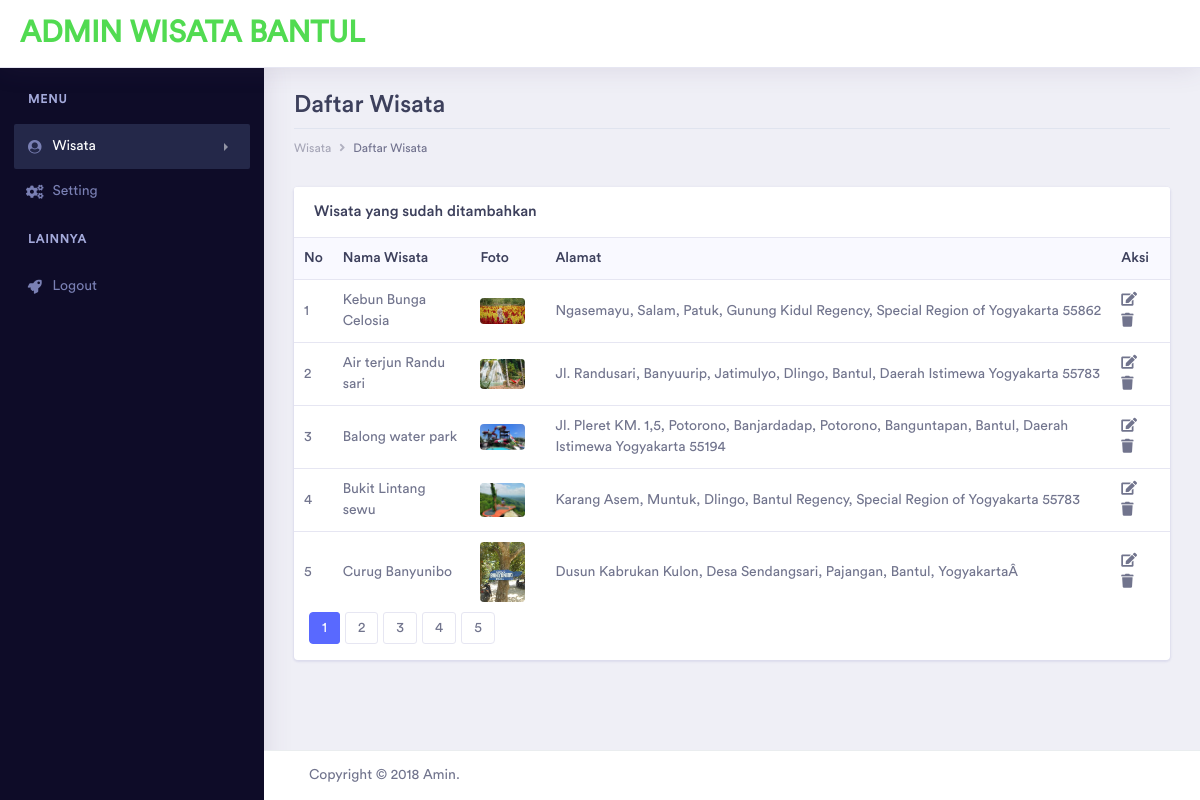
The page /admin/index.php (signed in) on the database its author committed.
### tables this page shows
CREATE TABLE `wisata` (
  `id_wisata` int(3) NOT NULL,
  `nama_wisata` varchar(150) NOT NULL,
  `alamat_wisata` varchar(150) NOT NULL,
  `detail` text NOT NULL,
  `foto` varchar(200) NOT NULL,
  `lat` varchar(100) NOT NULL,
  `lng` varchar(100) NOT NULL
);

### admin/pages/daftarwisata.php (the view, shortened to what this page needs)
<?php
$jumlah = mysqli_num_rows(mysqli_query($h, "SELECT * from wisata"));
$banyak_data = floor($jumlah/5)+1;
$limit = 0;
if(isset($_GET["r"])){
  $active_list = $_GET["r"];
  $first = ($_GET["r"]*5);
  $limit = $first-5;
  $query_wisata = mysqli_query($h, "SELECT * from wisata
                                    ORDER BY wisata.nama_wisata ASC LIMIT 5 OFFSET ".$limit);
}else{
  if($banyak_data>1){
      $query_wisata = mysqli_query($h, "SELECT * from wisata
                                        ORDER BY wisata.nama_wisata ASC LIMIT 5");
    }else{
      $query_wisata = mysqli_query($h, "SELECT * from wisata
                                        ORDER BY wisata.nama_wisata ASC");
    }
}
if($query_wisata){
	$no = $limit;
}
?>
<div class="dashboard-ecommerce" style="
    min-height: 565px;">
  <div class="container-fluid dashboard-content ">
    <div class="row">
      <div class="col-xl-12 col-lg-12 col-md-12 col-sm-12 col-12">
        <div class="page-header">
          <h2 class="pageheader-title">Daftar Wisata </h2>
          <div class="page-breadcrumb">
            <nav aria-label="breadcrumb">
              <ol class="breadcrumb">
                <li class="breadcrumb-item"><a href="#" class="breadcrumb-link">Wisata</a></li>
                <li class="breadcrumb-item active" aria-current="page">Daftar Wisata</li>
              </ol>
            </nav>
          </div>
        </div>
      </div>
    </div>
    <div class="ecommerce-widget">
      <div class="row">
        <div class="col-xl-12 col-lg-12 col-md-12 col-sm-12 col-12">
          <div class="card">
            <h5 class="card-header">Wisata yang sudah ditambahkan</h5>
            <div class="card-body p-0">
              <div class="table-responsive">
                <table class="table">
                  <thead class="bg-light">
                    <tr class="border-0">
                      <th class="border-0 centerHorizontal" style="width:20px">No</th>
                      <th class="border-0">Nama Wisata</th>
                      <th class="border-0">Foto</th>
                      <th class="border-0">Alamat</th>
                      <th class="border-0">Aksi</th>
                    </tr>
                  </thead>
                  <tbody>
                    <?php
                    while($row = $query_wisata->fetch_array()){
                      $no++;
                      ?>
                      <tr>
                        <td class="centerHorizontal">
                          <?php echo $no;?>
                        </td>
                        <td>
                          <?php echo $row['nama_wisata'];?>
                        </td>
                        <td>
                          <div class="m-r-10"><img src="../photos/<?php echo $row['foto'];?>" alt="<?php echo $row['foto'];?>" class="rounded" width="45"></div>
                        </td>
                        <td>
                          <?php echo $row['alamat_wisata'];?>
                        </td>
                        <td>
                          <a href="index.php?page=edit&id=<?php echo $row['id_wisata']?>">
                            <i class="fas fa-edit"></i>
                          </a> &nbsp;&nbsp;
                          <a href="#" onclick="hapusWisata('index.php?delete=<?php echo $row['id_wisata']; ?>')">
                            <i class="fas fa-trash"></i>
                          </a>
                        </td>
                      </tr>
                      <?php
                    }
                    ?>
                  </tbody>
                </table>
              </div>
              <div class="col-md-12">
                <nav aria-label="Page navigation">
                  <ul class="pagination">
                    <?php
                    if($banyak_data>1){
                      for($i=1;$i<=$banyak_data;$i++){
                        if(isset($active_list)){
                          if($active_list==$i){
                            echo '<li class="page-item active"><a class="page-link">'.$i.'</a></li>';
                          }else{
                            echo "<li class='page-item'><a class='page-link' href='?r=".$i."'>".$i."</a></li>";
                          }
                        }else{
                          if($i==1){
                            echo '<li class="active page-item"><a class="page-link">'.$i.'</a></li>';
                          }else{
                            echo "<li class='page-item'><a class='page-link' href='?r=".$i."'>".$i."</a></li>";
                          }
                        }
                      }
                    }
                    ?>
                  </ul>
                </nav>
              </div>
            </div>
          </div>
        </div>
      </div>
    </div>
  </div>
</div>

### css/style-skripsi.css (style rules this page uses)
body { transition:.25s all linear; }

### rows shown on the page
wisata: nama_wisata "Kebun Bunga Celosia", foto (picture), alamat_wisata "Ngasemayu, Salam, Patuk, Gunung Kidul Regency, Special Region of Yogyakarta 55862"
wisata: nama_wisata "Air terjun Randu sari", foto (picture), alamat_wisata "Jl. Randusari, Banyuurip, Jatimulyo, Dlingo, Bantul, Daerah Istimewa Yogyakarta 55783"
wisata: nama_wisata "Balong water park", foto (picture), alamat_wisata "Jl. Pleret KM. 1,5, Potorono, Banjardadap, Potorono, Banguntapan, Bantul, Daerah Istimewa Yogyakarta 55194"
wisata: nama_wisata "Bukit Lintang sewu", foto (picture), alamat_wisata "Karang Asem, Muntuk, Dlingo, Bantul Regency, Special Region of Yogyakarta 55783"
wisata: nama_wisata "Curug Banyunibo", foto (picture), alamat_wisata "Dusun Kabrukan Kulon, Desa Sendangsari, Pajangan, Bantul, YogyakartaÂ"
